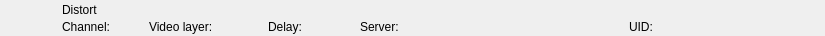
<?xml version="1.0" encoding="UTF-8"?>
<ui version="4.0">
 <class>RundownPerspectiveWidget</class>
 <widget class="QWidget" name="RundownPerspectiveWidget">
  <property name="geometry">
   <rect>
    <x>0</x>
    <y>0</y>
    <width>825</width>
    <height>36</height>
   </rect>
  </property>
  <layout class="QHBoxLayout" name="horizontalLayout">
   <property name="spacing">
    <number>0</number>
   </property>
   <property name="margin">
    <number>0</number>
   </property>
   <item>
    <widget class="QFrame" name="frameItem">
     <property name="sizePolicy">
      <sizepolicy hsizetype="Preferred" vsizetype="Fixed">
       <horstretch>0</horstretch>
       <verstretch>0</verstretch>
      </sizepolicy>
     </property>
     <property name="minimumSize">
      <size>
       <width>0</width>
       <height>36</height>
      </size>
     </property>
     <widget class="QLabel" name="labelIcon">
      <property name="geometry">
       <rect>
        <x>22</x>
        <y>2</y>
        <width>32</width>
        <height>32</height>
       </rect>
      </property>
      <property name="text">
       <string/>
      </property>
      <property name="pixmap">
       <pixmap resource="../Widgets.qrc">:/Graphics/Images/Perspective.png</pixmap>
      </property>
      <property name="scaledContents">
       <bool>true</bool>
      </property>
     </widget>
     <widget class="QLabel" name="labelChannel">
      <property name="geometry">
       <rect>
        <x>62</x>
        <y>19</y>
        <width>78</width>
        <height>16</height>
       </rect>
      </property>
      <property name="text">
       <string>Channel:</string>
      </property>
     </widget>
     <widget class="QLabel" name="labelLabel">
      <property name="geometry">
       <rect>
        <x>62</x>
        <y>2</y>
        <width>561</width>
        <height>16</height>
       </rect>
      </property>
      <property name="text">
       <string>Distort</string>
      </property>
     </widget>
     <widget class="QLabel" name="labelVideolayer">
      <property name="geometry">
       <rect>
        <x>149</x>
        <y>19</y>
        <width>110</width>
        <height>16</height>
       </rect>
      </property>
      <property name="text">
       <string>Video layer:</string>
      </property>
     </widget>
     <widget class="QLabel" name="labelColor">
      <property name="geometry">
       <rect>
        <x>0</x>
        <y>0</y>
        <width>18</width>
        <height>36</height>
       </rect>
      </property>
      <property name="text">
       <string/>
      </property>
     </widget>
     <widget class="QLabel" name="labelGroupColor">
      <property name="geometry">
       <rect>
        <x>0</x>
        <y>0</y>
        <width>6</width>
        <height>36</height>
       </rect>
      </property>
      <property name="text">
       <string/>
      </property>
     </widget>
     <widget class="QLabel" name="labelDevice">
      <property name="geometry">
       <rect>
        <x>360</x>
        <y>19</y>
        <width>260</width>
        <height>16</height>
       </rect>
      </property>
      <property name="text">
       <string>Server:</string>
      </property>
     </widget>
     <widget class="QLabel" name="labelDelay">
      <property name="geometry">
       <rect>
        <x>268</x>
        <y>19</y>
        <width>83</width>
        <height>16</height>
       </rect>
      </property>
      <property name="text">
       <string>Delay:</string>
      </property>
     </widget>
     <widget class="QLabel" name="labelRemoteTriggerId">
      <property name="geometry">
       <rect>
        <x>629</x>
        <y>19</y>
        <width>111</width>
        <height>16</height>
       </rect>
      </property>
      <property name="text">
       <string>UID:</string>
      </property>
     </widget>
    </widget>
   </item>
   <item>
    <widget class="QFrame" name="frameStatus">
     <property name="minimumSize">
      <size>
       <width>77</width>
       <height>0</height>
      </size>
     </property>
     <property name="maximumSize">
      <size>
       <width>77</width>
       <height>16777215</height>
      </size>
     </property>
     <widget class="QLabel" name="labelGpiConnected">
      <property name="geometry">
       <rect>
        <x>1</x>
        <y>2</y>
        <width>32</width>
        <height>32</height>
       </rect>
      </property>
      <property name="minimumSize">
       <size>
        <width>32</width>
        <height>32</height>
       </size>
      </property>
      <property name="maximumSize">
       <size>
        <width>32</width>
        <height>32</height>
       </size>
      </property>
      <property name="lineWidth">
       <number>0</number>
      </property>
      <property name="text">
       <string/>
      </property>
      <property name="pixmap">
       <pixmap resource="../Widgets.qrc">:/Graphics/Images/GpiConnected.png</pixmap>
      </property>
      <property name="scaledContents">
       <bool>true</bool>
      </property>
     </widget>
     <widget class="QLabel" name="labelDisconnected">
      <property name="geometry">
       <rect>
        <x>32</x>
        <y>2</y>
        <width>32</width>
        <height>32</height>
       </rect>
      </property>
      <property name="minimumSize">
       <size>
        <width>32</width>
        <height>32</height>
       </size>
      </property>
      <property name="maximumSize">
       <size>
        <width>32</width>
        <height>32</height>
       </size>
      </property>
      <property name="text">
       <string/>
      </property>
      <property name="pixmap">
       <pixmap resource="../Widgets.qrc">:/Graphics/Images/Disconnected.png</pixmap>
      </property>
      <property name="scaledContents">
       <bool>true</bool>
      </property>
     </widget>
     <widget class="QLabel" name="labelActiveColor">
      <property name="geometry">
       <rect>
        <x>69</x>
        <y>0</y>
        <width>8</width>
        <height>36</height>
       </rect>
      </property>
      <property name="minimumSize">
       <size>
        <width>8</width>
        <height>36</height>
       </size>
      </property>
      <property name="maximumSize">
       <size>
        <width>8</width>
        <height>36</height>
       </size>
      </property>
      <property name="text">
       <string/>
      </property>
     </widget>
    </widget>
   </item>
  </layout>
 </widget>
 <resources>
  <include location="../Widgets.qrc"/>
 </resources>
 <connections/>
 <slots>
  <slot>addToCombo()</slot>
 </slots>
</ui>
